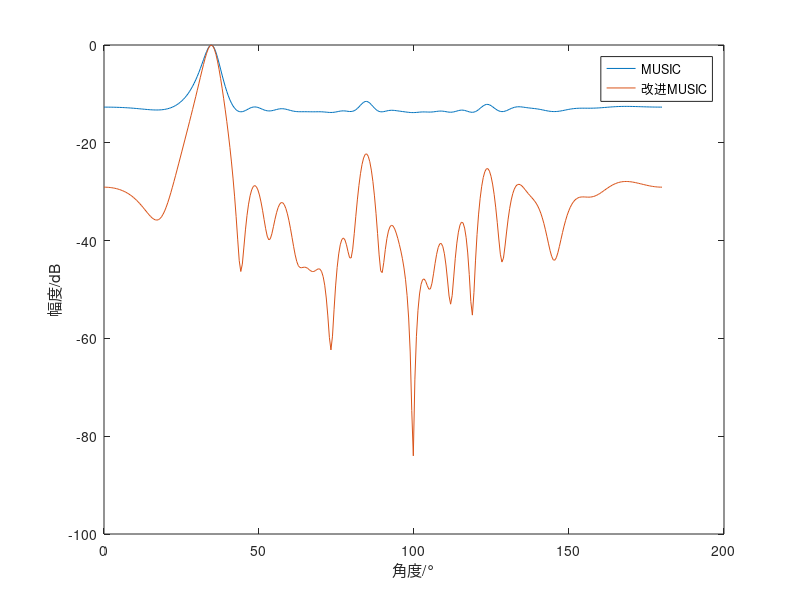

MATLAB code to generate this figure: (Note: this script raises an error after producing the figure.)
%% 
clear all;
close all;
clc;
%%
c = 1500;
M = 20;                             %阵元数
f0 = 500;
N_x = 4096;                         %信号长度
T = 1;
t = 0:1/N_x:T-1/N_x;                %信号时间
fs = N_x;                           %快拍数
l = c / f0;                         %信号波长  
d = 0.5*l;                          %阵元间距
snr = 10;                           %信噪比
Theta=[35 85];                      %两个信号的入射角度
source_number = length(Theta);      %信元数
f = fs/N_x*(0:N_x-1);               %具体频点
fl = f0; fh = f0;

%% 生成信号
rng('default');
sig1 = 2*cos(2*pi*f0* (t - d*(0:M-1)'*cosd(Theta(1)) / c));   % 目标信号
sig2 = cos(2*pi*f0* (t - d*(0:M-1)'*cosd(Theta(2)) / c));   % 干扰信号
noise = randn(M,length(sig1));                              % 均值为0，方差为1的高斯白噪声
SNR1 = 10^(10 / 10);   SNR2 = 10^(-30 / 10);
P1 = mean(sig1.^2);    P2 = mean(sig2.^2);                  % 计算信号功率
PN1 = P1 / SNR1;       PN2 = P2 / SNR2;                     % 计算所需的噪声功率
noise_scale1 = sqrt(PN1 / mean(noise.^2));                  % 计算噪声缩放因子
noise_scale2 = sqrt(PN2 / mean(noise.^2));
sig1 = sig1 + noise_scale1*noise;
sig2 = sig2 + noise_scale2*noise;
Sig = sig1 + sig2;

%% DOA
theta = linspace(0,180,360);
x = fft(Sig').';
I = flip(eye(M));
for i = 1 : length(theta)
    for j = find(f>=fl & f<=fh)
        R = x(:,j) * x(:,j)' / N_x;
        atheta = exp(-1j*(0:M-1)'*2*pi*d*f(j)*cosd(theta(i))/c);
%         R = R + (I*conj(R)*I);
        [U,V] = eig(R);                
        Un = U(:,1:end-2);             % 噪声子空间
        En = U(:,end-1:end);           % 信号子空间
        Vn = Un*Un';
        Vs = En*En';
        
        Ps(i,j) = 1 / (atheta'*Vn*atheta);
        Pss(i,j) = (atheta'*Vs*atheta) / (atheta'*Vn*atheta);
    end
end
P_music = sum(Ps.' .* conj(Ps.')) / length(find(f>=fl & f<=fh));
P_music_new = sum(Pss.' .* conj(Pss.')) / length(find(f>=fl & f<=fh));


%% 画图
figure;
plot(theta,10*log10(P_music/max(P_music)));
xlabel('角度/°');ylabel('幅度/dB');
hold on;
plot(theta,10*log10(P_music_new/max(P_music_new)));
legend('MUSIC','改进MUSIC');

for i = 1:source_number
    xline(Theta(i),'--');
end

